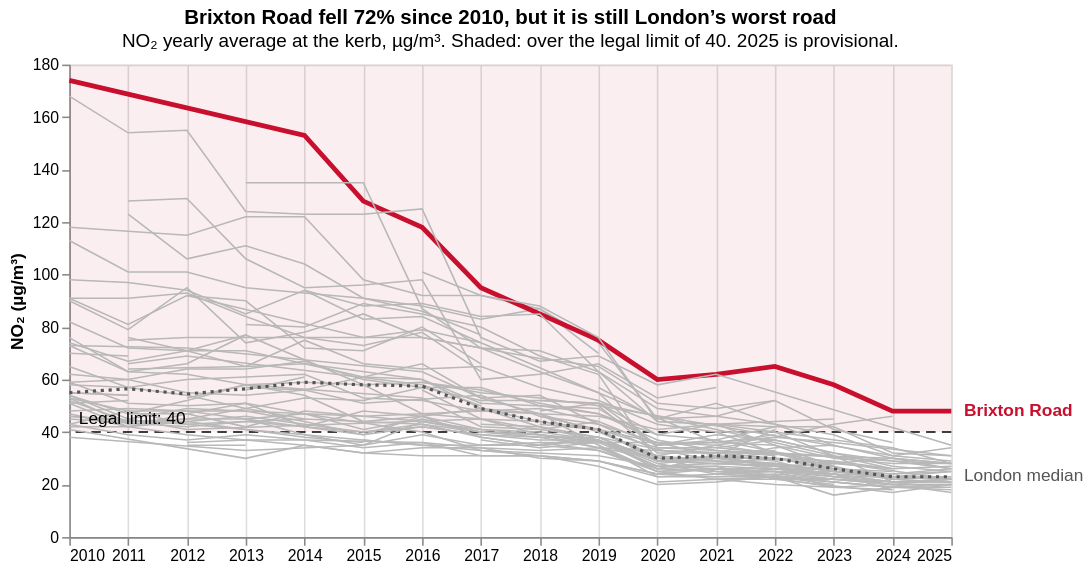

The notebook cell saved with this chart:
### Markdown cell above
**D2.** No legend: label the lines where they end. Add the London median (the middle road each year) as a dashed
line, and a label at the end of Brixton's line and of the median's. `transform_aggregate` works out the median for
each year; `transform_filter` keeps only the last year for the labels.

### Code cell
median = alt.Chart(road).transform_aggregate(
    no2='median(no2)', groupby=['year']
).mark_line(color='#555555', strokeDash=[2, 3]).encode(x=years, y=alt.Y('no2:Q', scale=height))

end = 2025
brixton_label = alt.Chart(brixton).transform_filter(alt.datum.year == end).mark_text(
    align='left', dx=8, color=red, fontWeight='bold').encode(
    x=years, y=alt.Y('no2:Q', scale=height), text=alt.value('Brixton Road'))
median_label = median.transform_filter(alt.datum.year == end).mark_text(
    align='left', dx=8, color='#555555').encode(text=alt.value('London median'))

story = band + limit + roads + median + limit_words + brixton_label + median_label
story.properties(width=560, height=300, title=alt.Title(finding, subtitle=how))

### Figure 1 — Vega-Lite specification as saved in the notebook (floating-point values rounded to 4 significant figures; data arrays with more than 128 entries replaced by an {"elided": "..."} marker saying what was removed)
{"config": {"view": {"continuousWidth": 300, "continuousHeight": 300}}, "layer": [{"data": {"name": "empty"}, "mark": {"type": "rect", "color": "#c8102e", "opacity": 0.07}, "encoding": {"y": {"datum": 40}, "y2": {"datum": 180}}}, {"data": {"name": "empty"}, "mark": {"type": "rule", "strokeDash": [6, 4]}, "encoding": {"y": {"datum": 40}}}, {"data": {"name": "data-add94d44093535b017e679248c9cbca4"}, "mark": {"type": "line"}, "encoding": {"color": {"condition": [{"test": "(datum.code === 'LB4')", "value": "#c8102e"}], "value": "#b8b8b8"}, "detail": {"field": "code", "type": "nominal"}, "strokeWidth": {"condition": [{"test": "(datum.code === 'LB4')", "value": 3}], "value": 1}, "x": {"axis": {"format": "d"}, "field": "year", "scale": {"domain": [2010, 2025]}, "title": null, "type": "quantitative"}, "y": {"field": "no2", "scale": {"domain": [0, 180]}, "title": "NO₂ (µg/m³)", "type": "quantitative"}}}, {"data": {"name": "data-add94d44093535b017e679248c9cbca4"}, "mark": {"type": "line", "color": "#555555", "strokeDash": [2, 3]}, "encoding": {"x": {"axis": {"format": "d"}, "field": "year", "scale": {"domain": [2010, 2025]}, "title": null, "type": "quantitative"}, "y": {"field": "no2", "scale": {"domain": [0, 180]}, "type": "quantitative"}}, "transform": [{"aggregate": [{"op": "median", "field": "no2", "as": "no2"}], "groupby": ["year"]}]}, {"data": {"name": "empty"}, "mark": {"type": "text", "align": "left", "dy": -8}, "encoding": {"text": {"value": "Legal limit: 40"}, "x": {"value": 6}, "y": {"datum": 40}}}, {"data": {"name": "data-36538bebd6b4460d3cd455cbdd96ad1d"}, "mark": {"type": "text", "align": "left", "color": "#c8102e", "dx": 8, "fontWeight": "bold"}, "encoding": {"text": {"value": "Brixton Road"}, "x": {"axis": {"format": "d"}, "field": "year", "scale": {"domain": [2010, 2025]}, "title": null, "type": "quantitative"}, "y": {"field": "no2", "scale": {"domain": [0, 180]}, "type": "quantitative"}}, "transform": [{"filter": "(datum.year === 2025)"}]}, {"data": {"name": "data-add94d44093535b017e679248c9cbca4"}, "mark": {"type": "text", "align": "left", "color": "#555555", "dx": 8}, "encoding": {"text": {"value": "London median"}, "x": {"axis": {"format": "d"}, "field": "year", "scale": {"domain": [2010, 2025]}, "title": null, "type": "quantitative"}, "y": {"field": "no2", "scale": {"domain": [0, 180]}, "type": "quantitative"}}, "transform": [{"aggregate": [{"op": "median", "field": "no2", "as": "no2"}], "groupby": ["year"]}, {"filter": "(datum.year === 2025)"}]}], "height": 300, "title": {"text": "Brixton Road fell 72% since 2010, but it is still London’s worst road", "subtitle": "NO₂ yearly average at the kerb, µg/m³. Shaded: over the legal limit of 40. 2025 is provisional."}, "width": 560, "$schema": "https://vega.github.io/schema/vega-lite/v6.4.1.json", "datasets": {"empty": [{}], "data-add94d44093535b017e679248c9cbca4": {"elided": "758 records"}, "data-36538bebd6b4460d3cd455cbdd96ad1d": [{"code": "LB4", "site": "Brixton Road", "borough": "Lambeth", "type": "Kerbside", "year": 2010, "no2": 174}, {"code": "LB4", "site": "Brixton Road", "borough": "Lambeth", "type": "Kerbside", "year": 2014, "no2": 153}, {"code": "LB4", "site": "Brixton Road", "borough": "Lambeth", "type": "Kerbside", "year": 2015, "no2": 128}, {"code": "LB4", "site": "Brixton Road", "borough": "Lambeth", "type": "Kerbside", "year": 2016, "no2": 118}, {"code": "LB4", "site": "Brixton Road", "borough": "Lambeth", "type": "Kerbside", "year": 2017, "no2": 95}, {"code": "LB4", "site": "Brixton Road", "borough": "Lambeth", "type": "Kerbside", "year": 2019, "no2": 75}, {"code": "LB4", "site": "Brixton Road", "borough": "Lambeth", "type": "Kerbside", "year": 2020, "no2": 60}, {"code": "LB4", "site": "Brixton Road", "borough": "Lambeth", "type": "Kerbside", "year": 2021, "no2": 62}, {"code": "LB4", "site": "Brixton Road", "borough": "Lambeth", "type": "Kerbside", "year": 2022, "no2": 65}, {"code": "LB4", "site": "Brixton Road", "borough": "Lambeth", "type": "Kerbside", "year": 2023, "no2": 58}, {"code": "LB4", "site": "Brixton Road", "borough": "Lambeth", "type": "Kerbside", "year": 2024, "no2": 48}, {"code": "LB4", "site": "Brixton Road", "borough": "Lambeth", "type": "Kerbside", "year": 2025, "no2": 48}]}}
